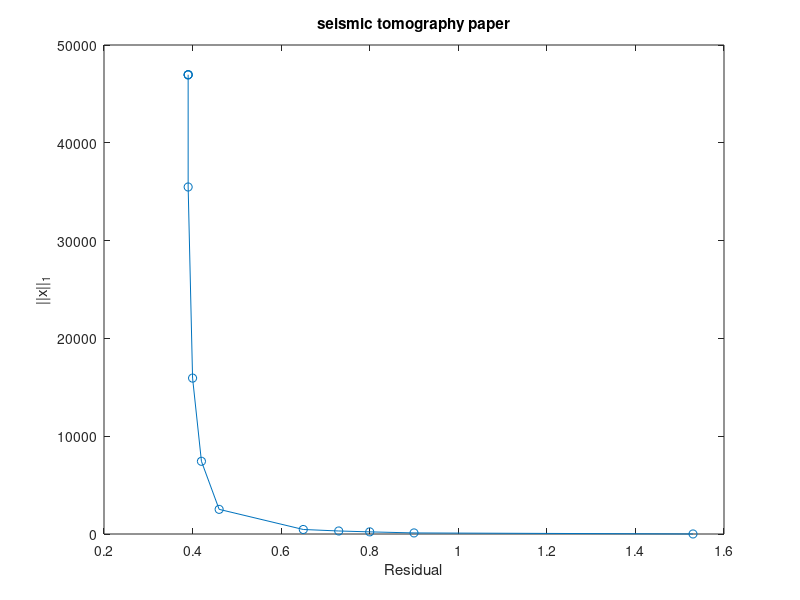
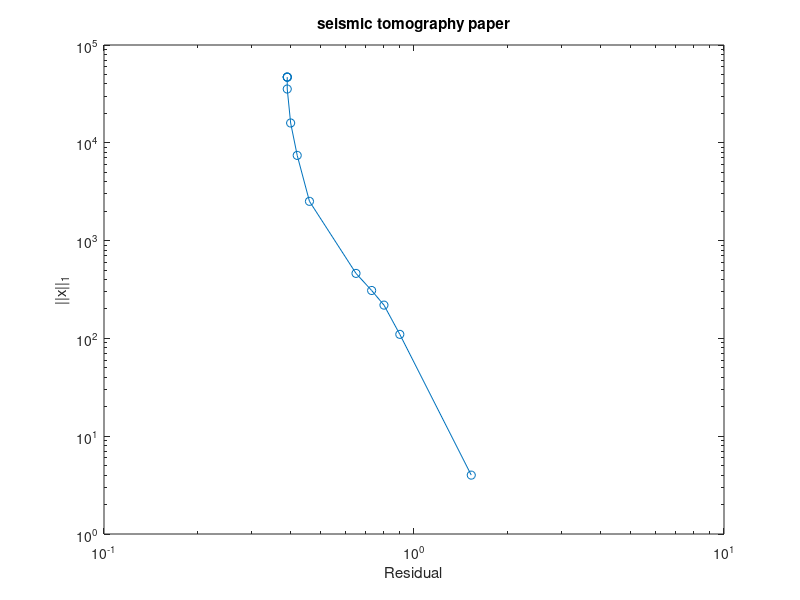

Recreate these plots in MATLAB, in order.
res = [1.53 0.9 0.80 0.73 0.65 0.46 0.42 0.40 0.39 0.39 0.39 0.39];
L1_norm = [4 110 219 309 462 2521 7435 15941 35481 46944 46962 46962];


figure(1)
plot(res,L1_norm,'o-')
xlabel('Residual')
ylabel('||x||_1')
title('seismic tomography paper')

figure(2)
loglog((res),(L1_norm),'o-')
xlabel('Residual')
ylabel('||x||_1')
title('seismic tomography paper')